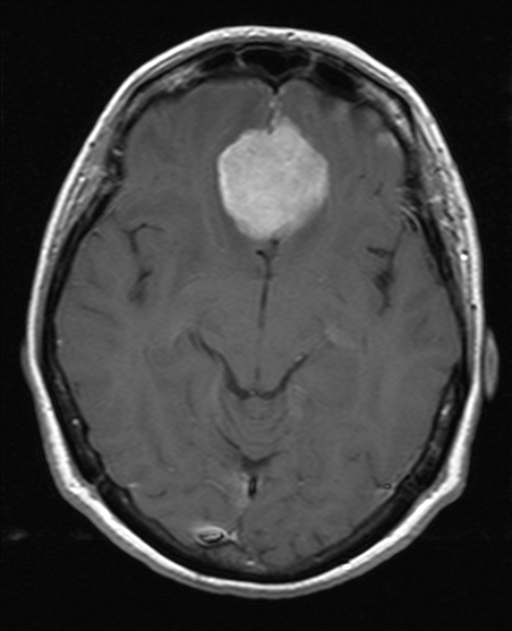
%> input picture kmeans/pic.jpg, 1024 x 1261 px (shown at 1/2 size)
$ octave pic.m   (GNU Octave 9; MATLAB toolbox functions it lacks are replaced by stand-ins)
%> lines starting %> are read from the running program, lines starting %| are printed output that depends on the picture
pic1=imread('W:\Desktop\kmeans\pic.jpg');
%> pic1 is the input picture: size 1261x1024x3 uint8; min 2, max 255, mean 63.2

pic2=imresize(pic1,[256 256]);
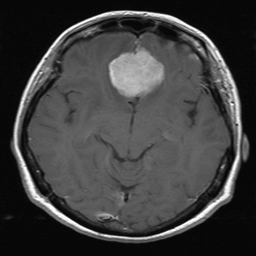
%> pic2: size 256x256x3 uint8; min 4, max 255, mean 63.2
figure;
imshow(pic2);

pic3=rgb2gray(pic2);
figure;
imshow(pic3);

pic_gray1 = pic3';
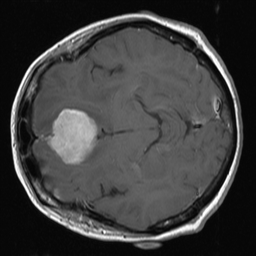
%> pic_gray1: size 256x256 uint8; min 4, max 255, mean 63.2; mean of the top-left, top-right, bottom-left and bottom-right quarters 60.3, 61.5, 67.8, 63
pic_gray1 = pic_gray1(:)';
%writematrix(pic_gray1,'W:\Desktop\kmeans\pic.txt');
